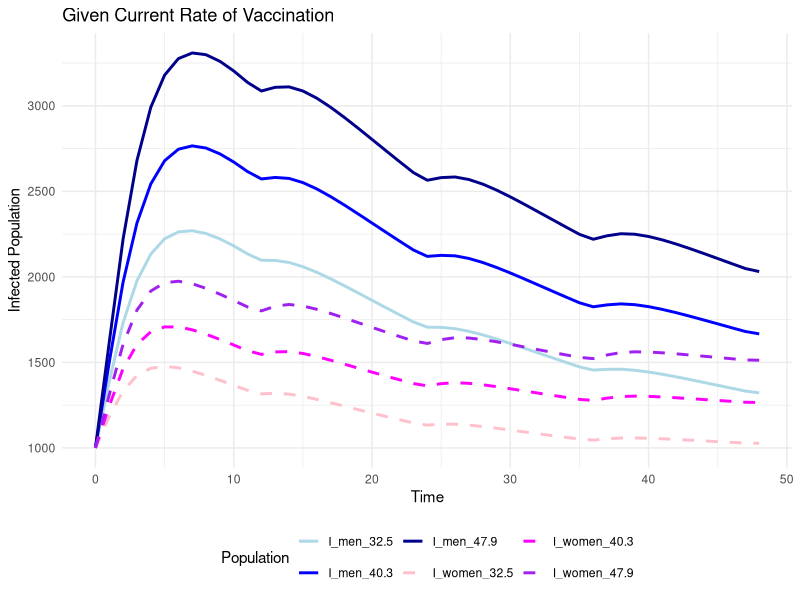
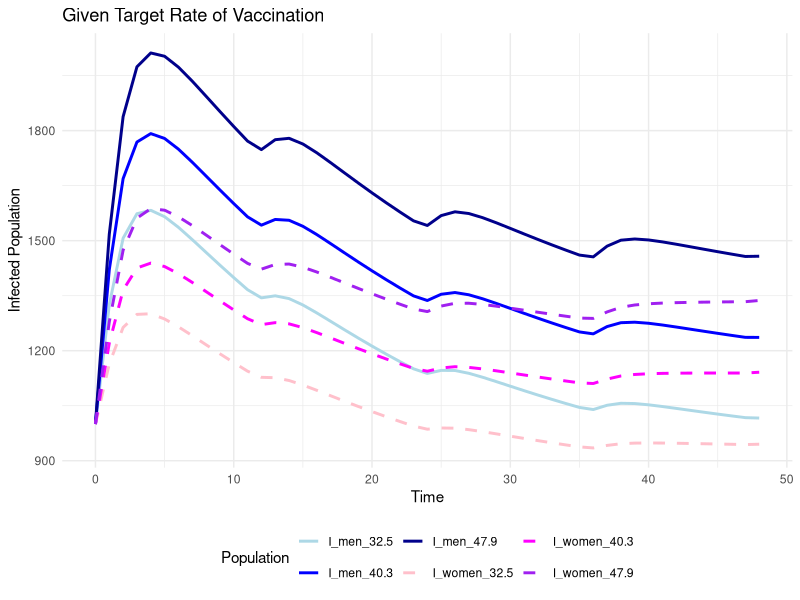
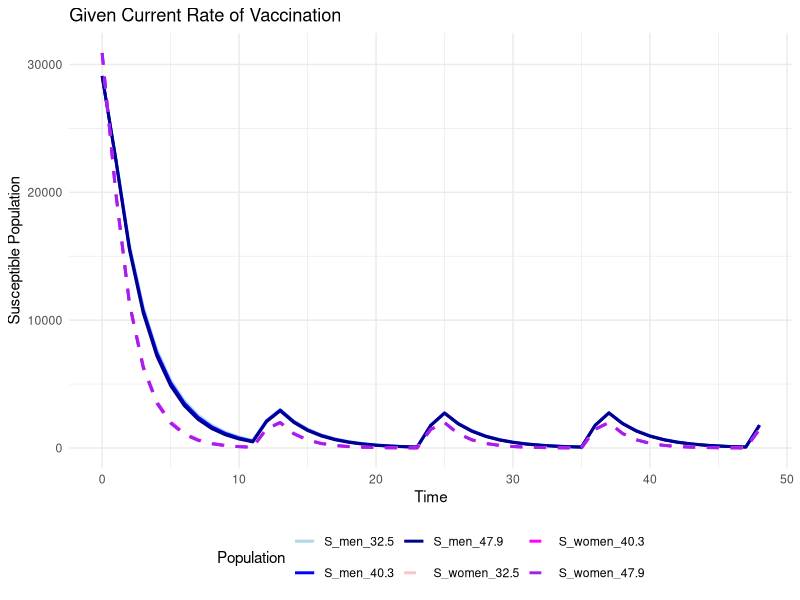
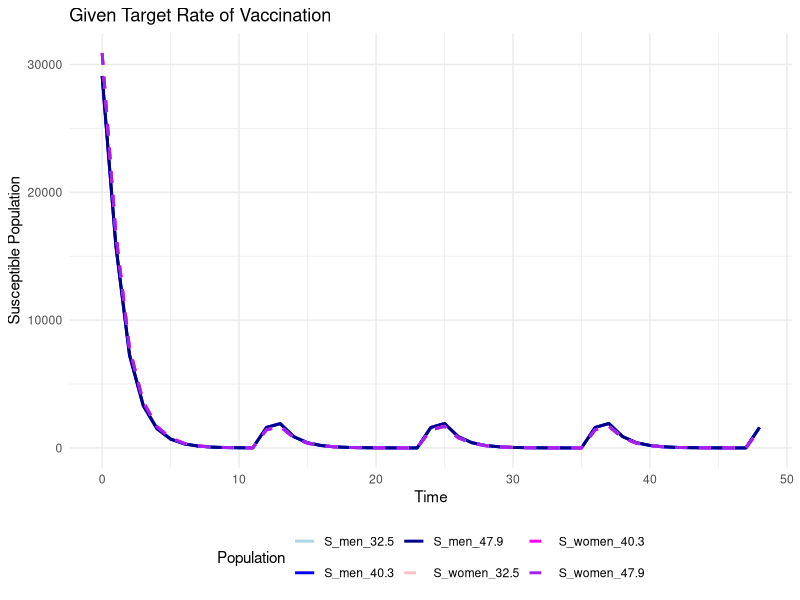
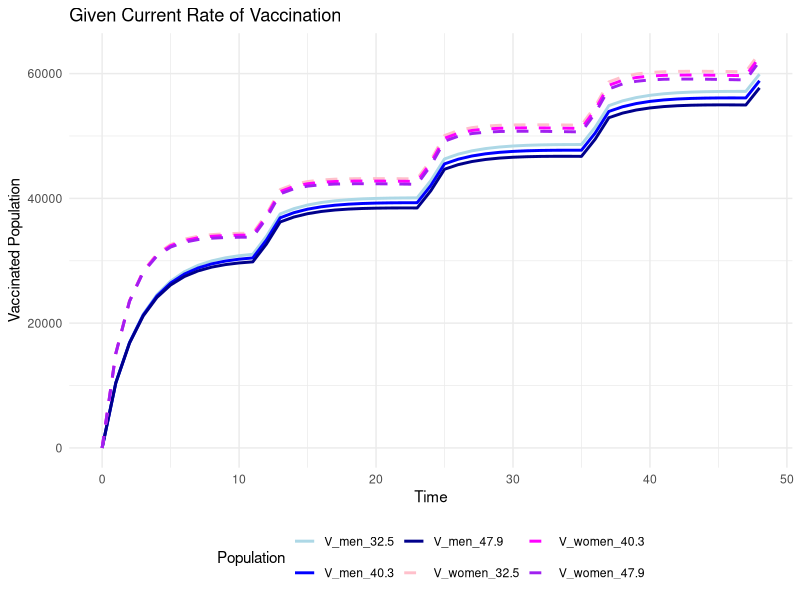
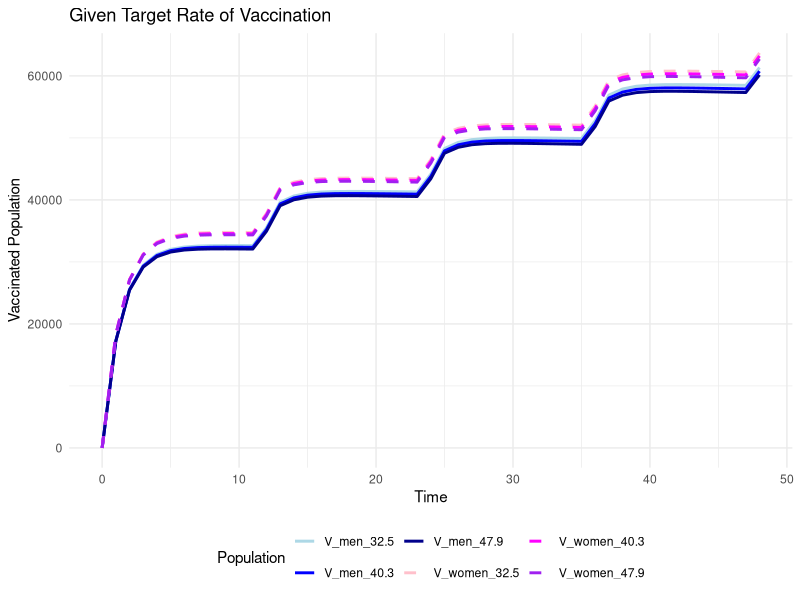
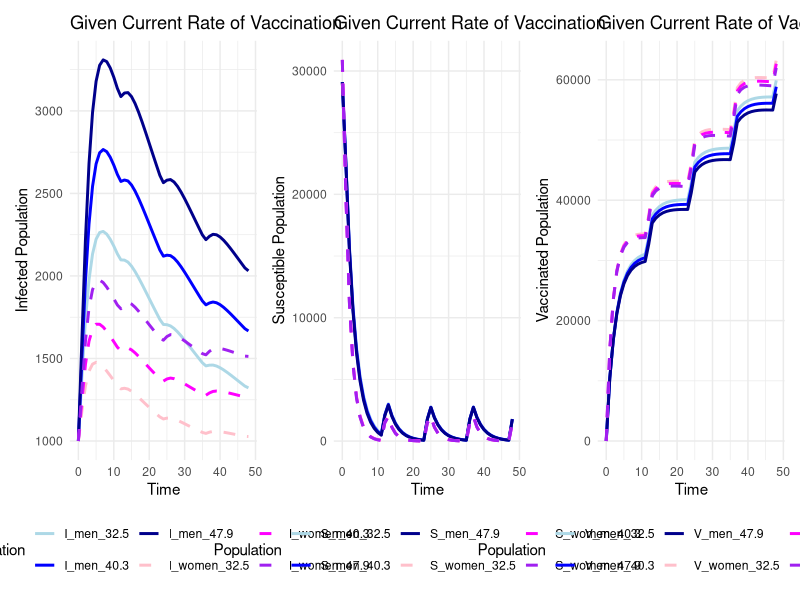
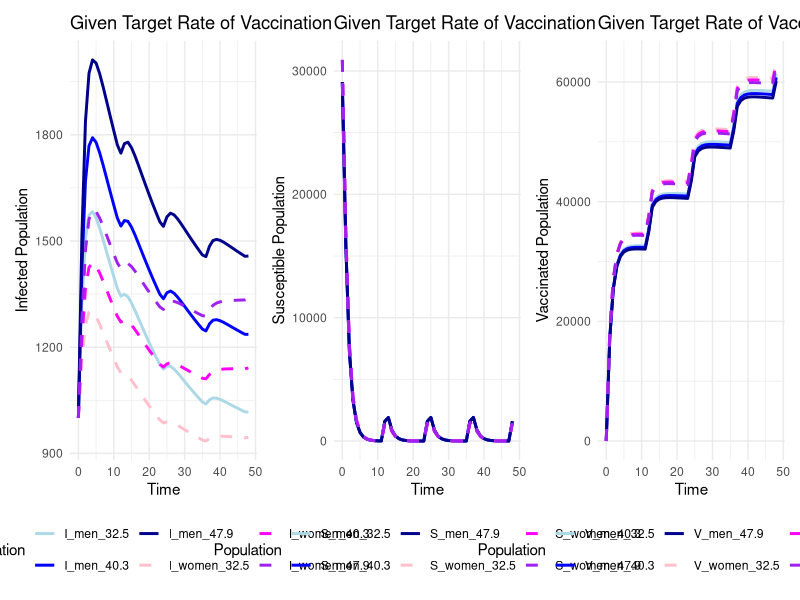

R code for these plots, in order:
# Install all required libraries
install.packages('deSolve')
install.packages('pracma')
install.packages('ggplot2')
install.packages('dplyr')
install.packages('tidyr')
install.packages('patchwork')

# Load required libraries
library(deSolve)
library(pracma)
library(ggplot2)
library(dplyr)
library(tidyr)
library(patchwork)

lambda <- mean(rpois(1000, 2))

# Define the differential equations function for men and women
DiffEq <- function(t, state, parameters){
  with(as.list(c(state, parameters)), {
    # For men
    DS_men <- -lambda*beta*S_men*I_women/(V_men+I_men+S_men) - S_men*alpha_men 
    DI_men <- lambda*beta*S_men*I_women/(V_men+I_men+S_men) - (I_men*0.9)/24 + beta*V_men*(1-0.998)
    DV_men <- S_men*alpha_men - beta*V_men*(1-0.998)
    
    # For women
    DS_women <- -beta*S_women*I_men/(V_women+I_women+S_women) - S_women*alpha_women
    DI_women <- beta*S_women*I_men/(V_women+I_women+S_women) - (I_women*0.9)/24 + beta*V_women*(1-0.998)
    DV_women <- S_women*alpha_women - beta*V_women*(1-0.998)
    
    
    # Introduce a pulse of susceptible individuals every 12 steps for both men and women
    if (round(t) %% 12 == 0) {
      DS_men <- DS_men + pulse_amount*0.41 - 1/4*DS_men
      DV_men <- DV_men - 1/4*DV_men + pulse_amount*0.59
      DI_men <- DI_men - 1/4*DI_men
      
      DS_women <- DS_women + pulse_amount*0.36 - 1/4*DS_women
      DV_women <- DV_women - 1/4*DV_women + pulse_amount*0.64
      DI_women <- DI_women - 1/4*DI_women 
    }
    
    list(c(DS_men, DI_men, DV_men, DS_women, DI_women, DV_women))
  })
}

# Set initial state for men and women
state <- c(S_men = 60000*0.485, I_men = 1000, V_men = 0,
           S_women = 60000*0.515, I_women = 1000, V_women = 0)
pulse_amount <- 9000
# Set time points for simulation
times <- seq(0, 4*12, by = 1)



### Scenario 1: Separate alpha values for men and women (47.9)
parameters1a <- c(beta = 0.8795*0.479, alpha_men = 0.34, alpha_women = 0.552, lambda=lambda)
out1a <- ode(y = state, times = times, func = DiffEq, parms = parameters1a)

### Scenario 1: Separate alpha values for men and women (40.3%)
parameters1b <- c(beta = 0.8795*0.403, alpha_men = 0.34, alpha_women = 0.552, lambda=lambda)
out1b <- ode(y = state, times = times, func = DiffEq, parms = parameters1b)

### Scenario 1: Separate alpha values for men and women (32.5%)
parameters1c <- c(beta = 0.8795*0.325, alpha_men = 0.34, alpha_women = 0.552, lambda=lambda)
out1c <- ode(y = state, times = times, func = DiffEq, parms = parameters1c)


### Scenario 3: both sexes have vaccination rates of 0.75 (47.9%)
parameters3a <- c(beta = 0.8795*0.479, alpha_men = 0.75, alpha_women = 0.75, lambda=lambda)
out3a <- ode(y=state, times = times, func=DiffEq, parms = parameters3a)

### Scenario 3: both sexes have vaccination rates of 0.75 (40.3%)
parameters3b <- c(beta = 0.8795*0.403, alpha_men = 0.75, alpha_women = 0.75, lambda=lambda)
out3b <- ode(y=state, times = times, func=DiffEq, parms = parameters3b)

### Scenario 3: both sexes have vaccination rates of 0.75 (32.5%)
parameters3c <- c(beta = 0.8795*0.325, alpha_men = 0.75, alpha_women = 0.75, lambda=lambda)
out3c <- ode(y=state, times = times, func=DiffEq, parms = parameters3c)



# Initialize vectors to store total infected at the end of each year (12, 24, 36, 48 months)
total_infected_1a <- numeric(16)
total_infected_1b <- numeric(16)
total_infected_1c <- numeric(16)

total_infected_3a <- numeric(16)
total_infected_3b <- numeric(16)
total_infected_3c <- numeric(16)

total_men_1a <- numeric(16)
total_men_1b <- numeric(16)
total_men_1c <- numeric(16)

total_men_3a <- numeric(16)
total_men_3b <- numeric(16)
total_men_3c <- numeric(16)

total_women_1a <- numeric(16)
total_women_1b <- numeric(16)
total_women_1c <- numeric(16)

total_women_3a <- numeric(16)
total_women_3b <- numeric(16)
total_women_3c <- numeric(16)


# Count cumulative infected individuals (currently infected + recovered) for Scenario 1 (47.9%)
for (i in 1:16) {
  time_index <- i * 3 # Time point at the end of each year
  total_infected_1a[i] <- out1a[time_index, "I_men"] + out1a[time_index, "I_women"]
  total_men_1a[i] <- out1a[time_index, "I_men"]
  total_women_1a[i] <- out1a[time_index, "I_women"]
}

# Count cumulative infected individuals (currently infected + recovered) for Scenario 1 (40.3%)
for (i in 1:16) {
  time_index <- i * 3 # Time point at the end of each year
  total_infected_1b[i] <- out1b[time_index, "I_men"] + out1b[time_index, "I_women"]
  total_men_1b[i] <- out1b[time_index, "I_men"]
  total_women_1b[i] <- out1b[time_index, "I_women"]
}

# Count cumulative infected individuals (currently infected + recovered) for Scenario 1 (32.5%)
for (i in 1:16) {
  time_index <- i * 3 # Time point at the end of each year
  total_infected_1c[i] <- out1c[time_index, "I_men"] + out1c[time_index, "I_women"]
  total_men_1c[i] <- out1c[time_index, "I_men"]
  total_women_1c[i] <- out1c[time_index, "I_women"]
}


# Count cumulative infected individuals (currently infected + recovered) for Scenario 3
for (i in 1:16) {
  time_index <- i * 3  # Time point at the end of each year
  total_infected_3a[i] <- out3a[time_index, "I_men"] + out3a[time_index, "I_women"]
  total_men_3a[i] <- out3a[time_index, "I_men"]
  total_women_3a[i] <- out3a[time_index, "I_women"]
}

# Count cumulative infected individuals (currently infected + recovered) for Scenario 3
for (i in 1:16) {
  time_index <- i * 3  # Time point at the end of each year
  total_infected_3b[i] <- out3b[time_index, "I_men"] + out3b[time_index, "I_women"]
  total_men_3b[i] <- out3b[time_index, "I_men"]
  total_women_3b[i] <- out3b[time_index, "I_women"]
}

# Count cumulative infected individuals (currently infected + recovered) for Scenario 3
for (i in 1:16) {
  time_index <- i * 3  # Time point at the end of each year
  total_infected_3c[i] <- out3c[time_index, "I_men"] + out3c[time_index, "I_women"]
  total_men_3c[i] <- out3c[time_index, "I_men"]
  total_women_3c[i] <- out3c[time_index, "I_women"]
}

## INFECTED
# Prepare the data for combined Scenario 1 and Scenario 2 (only Infected)
data_combined1 <- data.frame(
  time = out1a[, "time"],
  I_men_47.9 = out1a[, "I_men"],         # Scenario 1
  I_women_47.9 = out1a[, "I_women"],      # Scenario 1
  I_men_40.3 = out1b[, "I_men"],
  I_women_40.3 = out1b[, 'I_women'],
  I_men_32.5 = out1c[, "I_men"],
  I_women_32.5 = out1c[, 'I_women']
)

# Convert to long format
data_combined_long1 <- gather(data_combined1, key = "Population", value = "Count", -time)

# Define colors and line types
colors_combined <- c("I_men_47.9" = "darkblue", "I_women_47.9" = "purple", 
                      "I_men_40.3" = "blue", 'I_women_40.3' = 'magenta',
                      "I_men_32.5" = "lightblue", 'I_women_32.5' = 'pink')

# Update the line types to valid ggplot2 types
line_types_combined<- c("I_men_47.9" = "solid", "I_women_47.9" = "dashed", 
                         "I_men_40.3" = "solid", 'I_women_40.3' = 'dashed',
                         "I_men_32.5" = "solid", 'I_women_32.5' = 'dashed')

# Plot for combined Scenario 1 and Scenario 2 (Infected)
iplot1 <- ggplot(data_combined_long1, aes(x = time, y = Count, color = Population, linetype = Population)) +
  geom_line(size = 1) +
  scale_color_manual(values = colors_combined) +
  scale_linetype_manual(values = line_types_combined) +
  labs(title='Given Current Rate of Vaccination', x = "Time", y = "Infected Population", color = "Population") +
  theme_minimal() +
  theme(legend.position = "bottom")

ggsave("plot1_all_encouter_rates.png", width = 8, height = 6, dpi = 300)

# Prepare the data for combined Scenario 1 and Scenario 2 (only Infected)
data_combined3 <- data.frame(
  time = out3a[, "time"],
  I_men_47.9 = out3a[, "I_men"],         # Scenario 1
  I_women_47.9 = out3a[, "I_women"],      # Scenario 1
  I_men_40.3 = out3b[, "I_men"],
  I_women_40.3 = out3b[, 'I_women'],
  I_men_32.5 = out3c[, "I_men"],
  I_women_32.5 = out3c[, 'I_women']
)

# Convert to long format
data_combined_long3 <- gather(data_combined3, key = "Population", value = "Count", -time)

# Plot for combined Scenario 1 and Scenario 2 (Infected)
iplot2 <- ggplot(data_combined_long3, aes(x = time, y = Count, color = Population, linetype = Population)) +
  geom_line(size = 1) +
  scale_color_manual(values = colors_combined) +
  scale_linetype_manual(values = line_types_combined) +
  labs(title='Given Target Rate of Vaccination', x = "Time", y = "Infected Population", color = "Population") +
  theme_minimal() +
  theme(legend.position = "bottom")

ggsave("plot2_all_encouter_rates.png", width = 8, height = 6, dpi = 300)

## SUSCEPTIBLE
# Prepare the data for combined Scenario 1 and Scenario 2 (only Vaccinated)
data_combined_susceptible1 <- data.frame(
  time = out1a[, "time"],
  S_men_47.9 = out1a[, "S_men"],         # Scenario 1
  S_women_47.9 = out1a[, "S_women"],      # Scenario 1
  S_men_40.3 = out1b[, "S_men"],
  S_women_40.3 = out1b[, 'S_women'],
  S_men_32.5 = out1c[, "S_men"],
  S_women_32.5 = out1c[, 'S_women']
)

# Convert to long format
data_combined_long_susceptible1 <- gather(data_combined_susceptible1, key = "Population", value = "Count", -time)

# Define colors and line types
colors_combined_susceptible <- c("S_men_47.9" = "darkblue", "S_women_47.9" = "purple", 
                                "S_men_40.3" = "blue", 'S_women_40.3' = 'magenta',
                                "S_men_32.5" = "lightblue", 'S_women_32.5' = 'pink')

# Update the line types to valid ggplot2 types
line_types_combined_susceptible <- c("S_men_47.9" = "solid", "S_women_47.9" = "dashed", 
                                    "S_men_40.3" = "solid", 'S_women_40.3' = 'dashed',
                                    "S_men_32.5" = "solid", 'S_women_32.5' = 'dashed')

# Plot for combined Scenario 1 and Scenario 2 (Vaccinated)
splot1 <- ggplot(data_combined_long_susceptible1, aes(x = time, y = Count, color = Population, linetype = Population)) +
  geom_line(size = 1) +
  scale_color_manual(values = colors_combined_susceptible) +
  scale_linetype_manual(values = line_types_combined_susceptible) +
  labs(title='Given Current Rate of Vaccination', x = "Time", y = "Susceptible Population", color = "Population") +
  theme_minimal() +
  theme(legend.position = "bottom")
ggsave("plot1_susceptible_all_encouter_rates.png", width = 8, height = 6, dpi = 300)


# Prepare the data for combined Scenario 1 and Scenario 2 (only Vaccinated)
data_combined_susceptible3 <- data.frame(
  time = out1a[, "time"],
  S_men_47.9 = out3a[, "S_men"],         # Scenario 1
  S_women_47.9 = out3a[, "S_women"],      # Scenario 1
  S_men_40.3 = out3b[, "S_men"],
  S_women_40.3 = out3b[, 'S_women'],
  S_men_32.5 = out3c[, "S_men"],
  S_women_32.5 = out3c[, 'S_women']
)

# Convert to long format
data_combined_long_susceptible3 <- gather(data_combined_susceptible3, key = "Population", value = "Count", -time)

# Plot for combined Scenario 1 and Scenario 2 (Vaccinated)
splot2 <- ggplot(data_combined_long_susceptible3, aes(x = time, y = Count, color = Population, linetype = Population)) +
  geom_line(size = 1) +
  scale_color_manual(values = colors_combined_susceptible) +
  scale_linetype_manual(values = line_types_combined_susceptible) +
  labs(title='Given Target Rate of Vaccination', x = "Time", y = "Susceptible Population", color = "Population") +
  theme_minimal() +
  theme(legend.position = "bottom")
ggsave("plot2_susceptible_all_encouter_rates.png", width = 8, height = 6, dpi = 300)


## VACCINATED
# Prepare the data for combined Scenario 1 and Scenario 2 (only Vaccinated)
data_combined_vaccinated1 <- data.frame(
  time = out1a[, "time"],
  V_men_47.9 = out1a[, "V_men"],         # Scenario 1
  V_women_47.9 = out1a[, "V_women"],      # Scenario 1
  V_men_40.3 = out1b[, "V_men"],
  V_women_40.3 = out1b[, 'V_women'],
  V_men_32.5 = out1c[, "V_men"],
  V_women_32.5 = out1c[, 'V_women']
)

# Convert to long format
data_combined_long_vaccinated1 <- gather(data_combined_vaccinated1, key = "Population", value = "Count", -time)

# Define colors and line types
colors_combined_vaccinated <- c("V_men_47.9" = "darkblue", "V_women_47.9" = "purple", 
                     "V_men_40.3" = "blue", 'V_women_40.3' = 'magenta',
                     "V_men_32.5" = "lightblue", 'V_women_32.5' = 'pink')

# Update the line types to valid ggplot2 types
line_types_combined_vaccinated <- c("V_men_47.9" = "solid", "V_women_47.9" = "dashed", 
                        "V_men_40.3" = "solid", 'V_women_40.3' = 'dashed',
                        "V_men_32.5" = "solid", 'V_women_32.5' = 'dashed')

# Plot for combined Scenario 1 and Scenario 2 (Vaccinated)
vplot1 <- ggplot(data_combined_long_vaccinated1, aes(x = time, y = Count, color = Population, linetype = Population)) +
  geom_line(size = 1) +
  scale_color_manual(values = colors_combined_vaccinated) +
  scale_linetype_manual(values = line_types_combined_vaccinated) +
  labs(title='Given Current Rate of Vaccination', x = "Time", y = "Vaccinated Population", color = "Population") +
  theme_minimal() +
  theme(legend.position = "bottom")
ggsave("plot1_vaccinated_all_encouter_rates.png", width = 8, height = 6, dpi = 300)


# Prepare the data for combined Scenario 1 and Scenario 2 (only Vaccinated)
data_combined_vaccinated3 <- data.frame(
  time = out1a[, "time"],
  V_men_47.9 = out3a[, "V_men"],         # Scenario 1
  V_women_47.9 = out3a[, "V_women"],      # Scenario 1
  V_men_40.3 = out3b[, "V_men"],
  V_women_40.3 = out3b[, 'V_women'],
  V_men_32.5 = out3c[, "V_men"],
  V_women_32.5 = out3c[, 'V_women']
)

# Convert to long format
data_combined_long_vaccinated3 <- gather(data_combined_vaccinated3, key = "Population", value = "Count", -time)

# Plot for combined Scenario 1 and Scenario 2 (Vaccinated)
vplot2 <- ggplot(data_combined_long_vaccinated3, aes(x = time, y = Count, color = Population, linetype = Population)) +
  geom_line(size = 1) +
  scale_color_manual(values = colors_combined_vaccinated) +
  scale_linetype_manual(values = line_types_combined_vaccinated) +
  labs(title='Given Target Rate of Vaccination', x = "Time", y = "Vaccinated Population", color = "Population") +
  theme_minimal() +
  theme(legend.position = "bottom")
ggsave("plot2_vaccinated_all_encouter_rates.png", width = 8, height = 6, dpi = 300)


# Combine the plots horizontally
combined_plot1 <- iplot1 | splot1 | vplot1
# Save the combined plot
ggsave("combined_plot1_horizontal.png", plot = combined_plot1, width = 18, height = 6, dpi = 300)

# Combine the plots horizontally
combined_plot2 <- iplot2 | splot2 | vplot2
# Save the combined plot
ggsave("combined_plot2_horizontal.png", plot = combined_plot2, width = 18, height = 6, dpi = 300)

# Print the cumulative infected counts for Scenario 1
print("Cumulative Infected Counts at Current Rate of Vaccination Annually at 47.9% of Sexual Encouters being Unprotected:")
print(round(sum(total_infected_1a),0))
print("Cumulative Infected Counts at Current Rate of Vaccination Annually at 40.3% of Sexual Encouters being Unprotected:")
print(round(sum(total_infected_1b),0))
print("Cumulative Infected Counts at Current Rate of Vaccination Annually at 32.5% of Sexual Encouters being Unprotected:")
print(round(sum(total_infected_1c),0))
print("Cumulative Infected Counts at Target Rate of Vaccination Annually at 47.9% of Sexual Encouters being Unprotected:")
print(round(sum(total_infected_3a),0))
print("Cumulative Infected Counts at Target Rate of Vaccination Annually at 40.3% of Sexual Encouters being Unprotected:")
print(round(sum(total_infected_3b),0))
print("Cumulative Infected Counts at Target Rate of Vaccination Annually at 32.5% of Sexual Encouters being Unprotected:")
print(round(sum(total_infected_3c),0))
